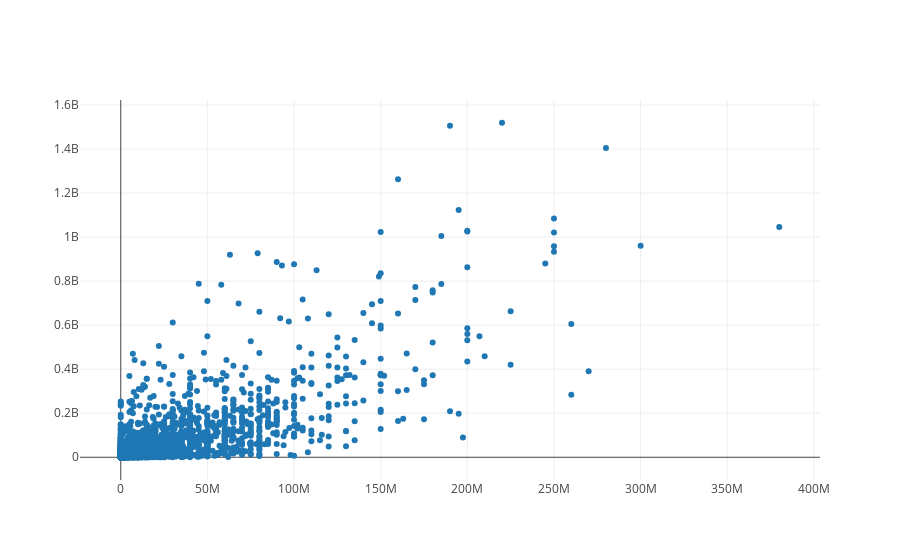

The code cell stored with this chart in its notebook:
### Code cell
## budget:
budget_plot_data = [go.Scatter(x=train_eda_data['budget'], y=train_eda_data['revenue'], mode='markers')]
layout = go.Layout(
    xaxis=dict(
        range=[0, 1e8]
    ),
    yaxis=dict(
        range=[0, 1e9]
    )
)
iplot(go.Figure(data = budget_plot_data))

### Figure 1 — Plotly figure (JSON) as saved in the notebook; plotly's stock layout.template omitted (floating-point values rounded to 4 significant figures; data arrays with more than 128 entries replaced by an {"elided": "..."} marker saying what was removed)
{"data": [{"mode": "markers", "type": "scatter", "uid": "10224bec-429b-40d8-ab0f-8371a33e59bd", "x": {"elided": "3000 int values"}, "y": {"elided": "3000 int values"}}], "layout": {}}
